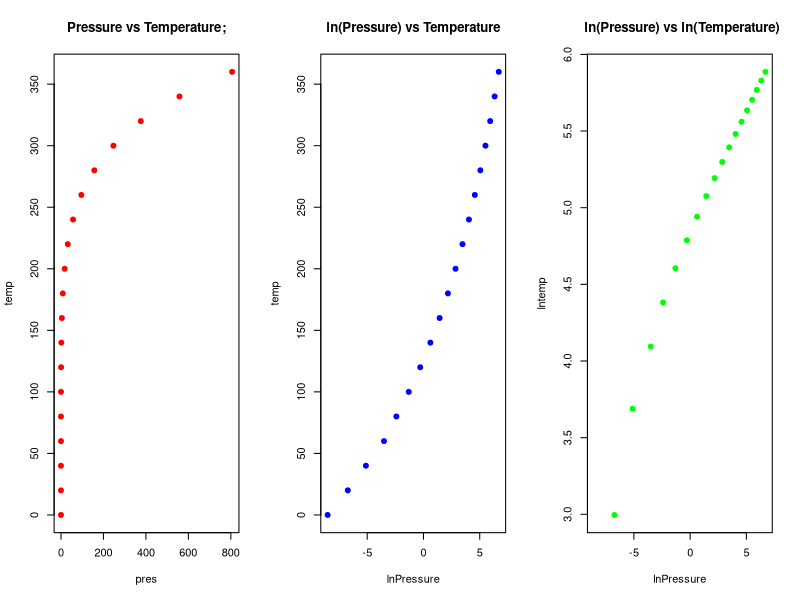

The R source for this figure:
head(pressure)

mean_temp = mean(pressure$temperature)
mean_temp

median_pressure = median(pressure$pressure)
median_pressure

tream_mean_pres = mean(pressure$pressure, 0.23)
tream_mean_pres

first_9_temp = pressure$temperature[1:9]
first_9_temp_mean = mean(first_9_temp)
first_9_temp_mean

smallest_9_temp = head(sort(pressure$temperature), 9)
smallest_9_temp_mean = mean(smallest_9_temp)
smallest_9_temp_mean

temp = pressure$temperature
pres = pressure$pressure
par(mfrow = c(1, 3)) 
plot(pres,temp, col='red', pch=19, main='Pressure vs Temperature;')


lnPressure = log(pressure$pressure)
plot(lnPressure, temp, col='blue', pch=19, main='ln(Pressure) vs Temperature')
lntemp = log(pressure$temperature)
plot(lnPressure, lntemp, col='green', pch=19, main=' ln(Pressure) vs ln(Temperature)')
